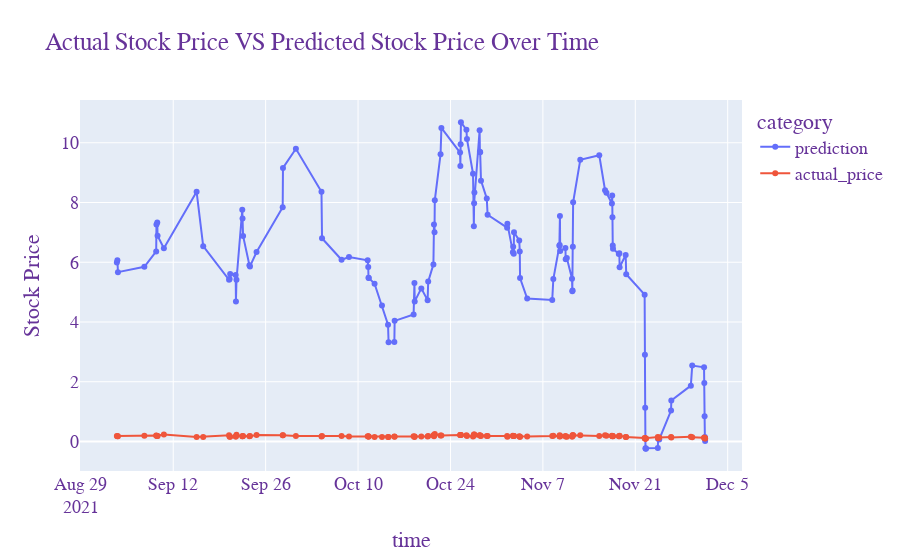

The cell this chart's notebook holds for it:
### Code cell
fig = px.line(eval_df, x='time', y='data', color='category', markers=True, 
             title = 'Actual Stock Price VS Predicted Stock Price Over Time')
fig.update_layout(
   
    yaxis_title="Stock Price",
    font=dict(
        family="Courier New, monospace",
        size=18,
        color="RebeccaPurple"
    )
)

fig.show()
